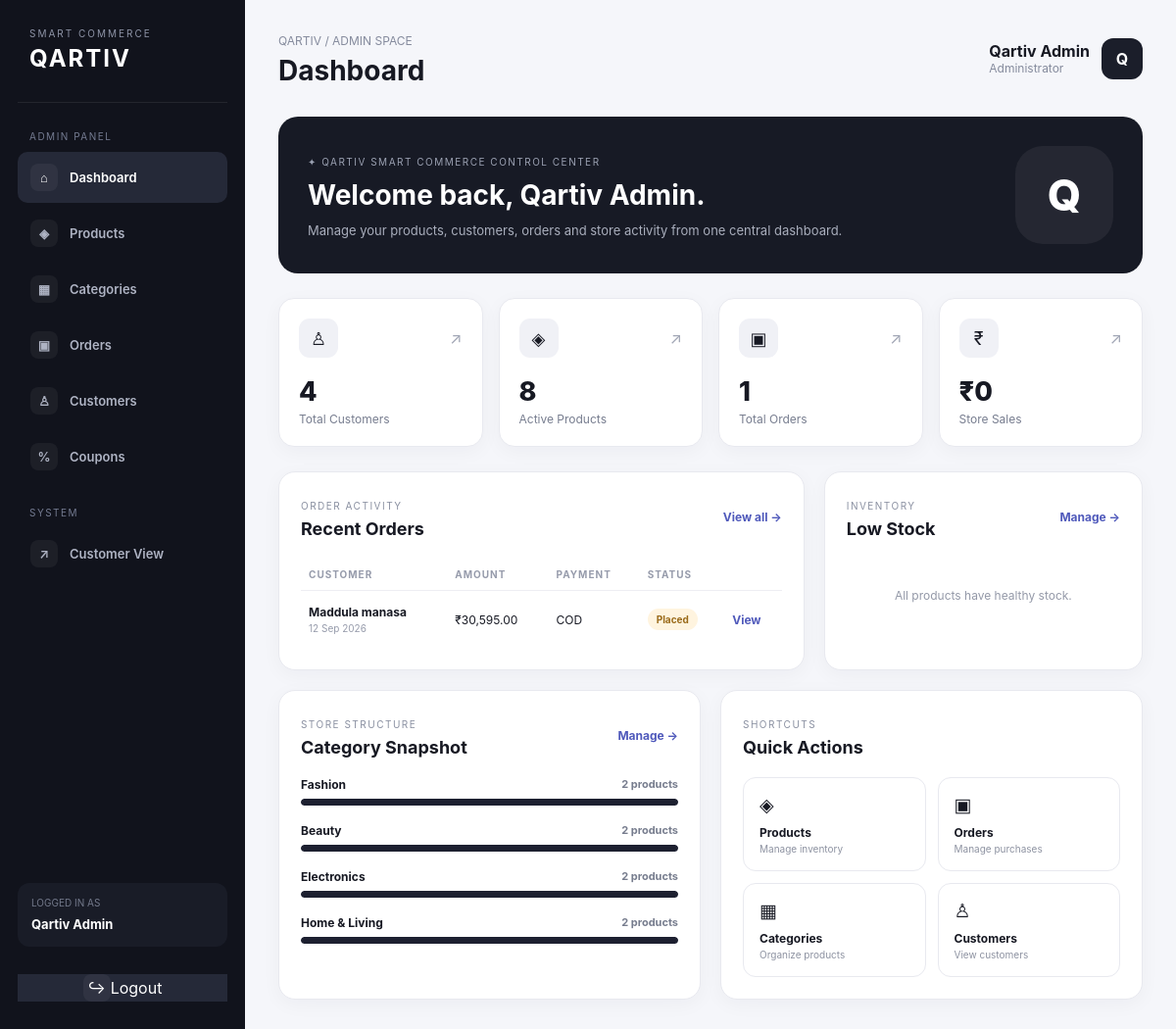
Page /admin/dashboard.php (signed in) on the committed database.
### tables this page shows
CREATE TABLE `orders` (
  `id` int NOT NULL AUTO_INCREMENT,
  `user_id` int NOT NULL,
  `address_id` int NOT NULL,
  `total_amount` decimal(10,2) NOT NULL,
  `payment_method` varchar(50) DEFAULT 'COD',
  `payment_status` enum('pending','paid','failed') DEFAULT 'pending',
  `order_status` enum('placed','confirmed','shipped','delivered','cancelled') DEFAULT 'placed',
  `created_at` timestamp NULL DEFAULT CURRENT_TIMESTAMP,
  PRIMARY KEY (`id`),
  KEY `user_id` (`user_id`),
  KEY `address_id` (`address_id`)
);

CREATE TABLE `users` (
  `id` int NOT NULL AUTO_INCREMENT,
  `name` varchar(100) NOT NULL,
  `email` varchar(150) NOT NULL,
  `password` varchar(255) NOT NULL,
  `role` enum('customer','admin') DEFAULT 'customer',
  `status` enum('active','blocked') DEFAULT 'active',
  `created_at` timestamp NULL DEFAULT CURRENT_TIMESTAMP,
  PRIMARY KEY (`id`),
  UNIQUE KEY `email` (`email`)
);

### admin/dashboard.php (the view, shortened to what the rows shown need)
<?php
require_once "../config/db.php";
$adminName = $_SESSION["user_name"] ?? "Admin";
$recentOrders = [];
$result = $conn->query(
    "SELECT
        orders.id,
        orders.total_amount,
        orders.payment_method,
        orders.payment_status,
        orders.order_status,
        orders.created_at,
        users.name AS customer_name
     FROM orders
     INNER JOIN users
        ON users.id = orders.user_id
     ORDER BY orders.id DESC
     LIMIT 6"
);
if ($result) {
    while ($row = $result->fetch_assoc()) {
        $recentOrders[] = $row;
    }
}
?>
<!DOCTYPE html>
<html lang="en">
<head>
</head>
<body>
<div class="admin-layout">
<main class="admin-main">
    <header class="admin-topbar">
        <div>
            <h1>Dashboard</h1>
        </div>
    </header>
    <section class="admin-hero">
        <div>
            <h2>
                Welcome back, <?php echo htmlspecialchars($adminName); ?>.
            </h2>
        </div>
    </section>
    <section class="content-grid">
        <div class="panel">
            <?php if (!empty($recentOrders)): ?>
                <table class="order-table">
                    <thead>
                        <tr>
                            <th>Customer</th>
                            <th>Amount</th>
                            <th>Payment</th>
                            <th>Status</th>
                            <th></th>
                        </tr>
                    </thead>
                    <tbody>
                    <?php foreach ($recentOrders as $order): ?>
                        <tr>
                            <td>
                                <span class="customer-name">
                                    <?php
                                    echo htmlspecialchars(
                                        $order["customer_name"]
                                    );
                                    ?>
                                </span>
                                <span class="order-date">
                                    <?php
                                    echo date(
                                        "d M Y",
                                        strtotime(
                                            $order["created_at"]
                                        )
                                    );
                                    ?>
                                </span>
                            </td>
                            <td>
                                ₹<?php
                                echo number_format(
                                    (float)$order["total_amount"],
                                    2
                                );
                                ?>
                            </td>
                            <td>
                                <?php
                                echo htmlspecialchars(
                                    $order["payment_method"]
                                );
                                ?>
                            </td>
                            <td>
                                <span class="status status-<?php
                                    echo htmlspecialchars(
                                        strtolower(
                                            $order["order_status"]
                                        )
                                    );
                                ?>">
                                    <?php
                                    echo htmlspecialchars(
                                        $order["order_status"]
                                    );
                                    ?>
                                </span>
                            </td>
                            <td>
                                <a
                                    href="../customer/order_details.php?id=<?php echo (int)$order["id"]; ?>"
                                    class="view-order">
                                    View
                                </a>
                            </td>
                        </tr>
                    <?php endforeach; ?>
                    </tbody>
                </table>
            <?php else: ?>
                <div class="empty">
                    No orders available yet.
                </div>
            <?php endif; ?>
        </div>
    </section>
</main>
</div>
</body>
</html>

### rows in the picture
orders: user.name "Maddula manasa", created_at "12 Sep 2026", total_amount "30,595.00", payment_method "COD", order_status "Placed"

### other values in the picture
$adminName "Qartiv Admin"
substr($adminName, 0, 1) "Q"
$totalCustomers "4"
$totalProducts "8"
$totalOrders "1"
$totalSales "0"
$category["name"] "Fashion"
$count "2"
$category["name"] "Beauty"
$category["name"] "Electronics"
$category["name"] "Home & Living"
